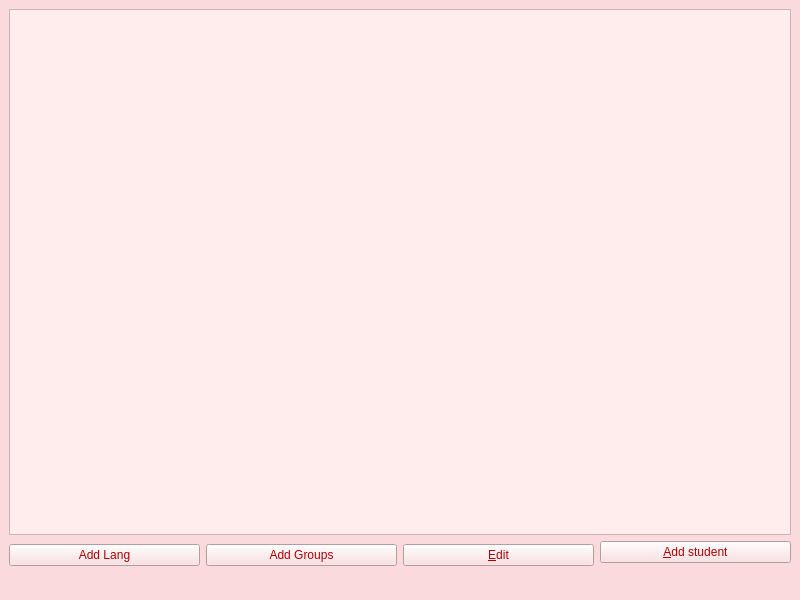
<?xml version="1.0" encoding="UTF-8"?>
<ui version="4.0">
 <class>MainWindow</class>
 <widget class="QMainWindow" name="MainWindow">
  <property name="geometry">
   <rect>
    <x>0</x>
    <y>0</y>
    <width>800</width>
    <height>600</height>
   </rect>
  </property>
  <property name="windowTitle">
   <string>My school</string>
  </property>
  <property name="styleSheet">
   <string notr="true">background-color: rgb(250, 218, 221)</string>
  </property>
  <widget class="QWidget" name="centralwidget">
   <layout class="QGridLayout" name="gridLayout">
    <item row="0" column="0" colspan="4">
     <widget class="QTableView" name="tableView">
      <property name="styleSheet">
       <string notr="true">background-color: rgb(255, 236, 236);
font: 63 15pt &quot;Yrsa&quot;;
color: rgb(176, 0, 0);</string>
      </property>
     </widget>
    </item>
    <item row="1" column="0" rowspan="2">
     <widget class="QPushButton" name="AddLangButton">
      <property name="styleSheet">
       <string notr="true">background-color: rgb(250, 218, 221);
font: 63 25pt &quot;Yrsa&quot;;
color: rgb(176, 0, 0);</string>
      </property>
      <property name="text">
       <string>Add Lang</string>
      </property>
     </widget>
    </item>
    <item row="1" column="1" rowspan="2">
     <widget class="QPushButton" name="AddGroupsButton">
      <property name="styleSheet">
       <string notr="true">background-color: rgb(250, 218, 221);
font: 63 25pt &quot;Yrsa&quot;;
color: rgb(176, 0, 0);</string>
      </property>
      <property name="text">
       <string>Add Groups</string>
      </property>
     </widget>
    </item>
    <item row="1" column="2" rowspan="2">
     <widget class="QPushButton" name="EditButton">
      <property name="styleSheet">
       <string notr="true">background-color: rgb(250, 218, 221);
font: 63 25pt &quot;Yrsa&quot;;
color: rgb(176, 0, 0);</string>
      </property>
      <property name="text">
       <string>&amp;Edit</string>
      </property>
     </widget>
    </item>
    <item row="1" column="3">
     <widget class="QPushButton" name="AddStudentButton">
      <property name="styleSheet">
       <string notr="true">background-color: rgb(250, 218, 221);
font: 63 25pt &quot;Yrsa&quot;;
color: rgb(176, 0, 0);</string>
      </property>
      <property name="text">
       <string>&amp;Add student</string>
      </property>
     </widget>
    </item>
   </layout>
  </widget>
  <widget class="QMenuBar" name="menubar">
   <property name="geometry">
    <rect>
     <x>0</x>
     <y>0</y>
     <width>800</width>
     <height>22</height>
    </rect>
   </property>
  </widget>
  <widget class="QStatusBar" name="statusbar"/>
 </widget>
 <resources/>
 <connections/>
</ui>
